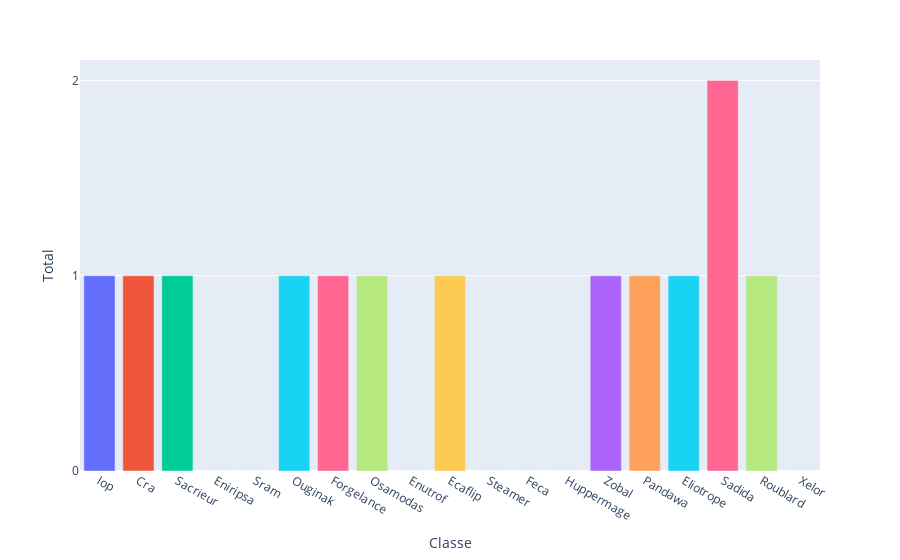

Notebook code cell kept with this figure:
### Code cell
possible_classes = ['Iop','Cra','Sacrieur','Eniripsa','Sram','Ouginak','Forgelance','Osamodas','Enutrof','Ecaflip','Steamer','Feca','Huppermage','Zobal','Pandawa','Eliotrope','Sadida','Roublard','Xelor']
class_values = data['Classe'].value_counts()
full_classes = pd.DataFrame({
    'Classe': possible_classes,
    'Total': [class_values.get(classe, 0) for classe in possible_classes]
})

full_classes['Qui?'] = full_classes['Classe'].apply(
    lambda x: data[data['Classe'] == x]['Joueur'].to_list()
)

fig = px.bar(full_classes, x='Classe', y='Total',hover_data={'Classe':False,'Total':False,'Qui?':True}, color = 'Classe')
fig.update_layout(yaxis=dict(nticks=int(full_classes['Total'].max())+1), showlegend=False)
fig.show()

### Figure 1 — Plotly figure (JSON) as saved in the notebook; plotly's stock layout.template omitted (floating-point values rounded to 4 significant figures)
{"data": [{"alignmentgroup": "True", "customdata": [[["Firoux"]]], "hovertemplate": "Qui?=%{customdata[0]}<extra></extra>", "legendgroup": "Iop", "marker": {"color": "#636efa", "pattern": {"shape": ""}}, "name": "Iop", "offsetgroup": "Iop", "orientation": "v", "showlegend": true, "textposition": "auto", "type": "bar", "x": ["Iop"], "xaxis": "x", "y": [1], "yaxis": "y"}, {"alignmentgroup": "True", "customdata": [[["Onizuka"]]], "hovertemplate": "Qui?=%{customdata[0]}<extra></extra>", "legendgroup": "Cra", "marker": {"color": "#EF553B", "pattern": {"shape": ""}}, "name": "Cra", "offsetgroup": "Cra", "orientation": "v", "showlegend": true, "textposition": "auto", "type": "bar", "x": ["Cra"], "xaxis": "x", "y": [1], "yaxis": "y"}, {"alignmentgroup": "True", "customdata": [[["Gojiro"]]], "hovertemplate": "Qui?=%{customdata[0]}<extra></extra>", "legendgroup": "Sacrieur", "marker": {"color": "#00cc96", "pattern": {"shape": ""}}, "name": "Sacrieur", "offsetgroup": "Sacrieur", "orientation": "v", "showlegend": true, "textposition": "auto", "type": "bar", "x": ["Sacrieur"], "xaxis": "x", "y": [1], "yaxis": "y"}, {"alignmentgroup": "True", "customdata": [[[]]], "hovertemplate": "Qui?=%{customdata[0]}<extra></extra>", "legendgroup": "Eniripsa", "marker": {"color": "#ab63fa", "pattern": {"shape": ""}}, "name": "Eniripsa", "offsetgroup": "Eniripsa", "orientation": "v", "showlegend": true, "textposition": "auto", "type": "bar", "x": ["Eniripsa"], "xaxis": "x", "y": [0], "yaxis": "y"}, {"alignmentgroup": "True", "customdata": [[[]]], "hovertemplate": "Qui?=%{customdata[0]}<extra></extra>", "legendgroup": "Sram", "marker": {"color": "#FFA15A", "pattern": {"shape": ""}}, "name": "Sram", "offsetgroup": "Sram", "orientation": "v", "showlegend": true, "textposition": "auto", "type": "bar", "x": ["Sram"], "xaxis": "x", "y": [0], "yaxis": "y"}, {"alignmentgroup": "True", "customdata": [[["Cenuros"]]], "hovertemplate": "Qui?=%{customdata[0]}<extra></extra>", "legendgroup": "Ouginak", "marker": {"color": "#19d3f3", "pattern": {"shape": ""}}, "name": "Ouginak", "offsetgroup": "Ouginak", "orientation": "v", "showlegend": true, "textposition": "auto", "type": "bar", "x": ["Ouginak"], "xaxis": "x", "y": [1], "yaxis": "y"}, {"alignmentgroup": "True", "customdata": [[["Jojopanis"]]], "hovertemplate": "Qui?=%{customdata[0]}<extra></extra>", "legendgroup": "Forgelance", "marker": {"color": "#FF6692", "pattern": {"shape": ""}}, "name": "Forgelance", "offsetgroup": "Forgelance", "orientation": "v", "showlegend": true, "textposition": "auto", "type": "bar", "x": ["Forgelance"], "xaxis": "x", "y": [1], "yaxis": "y"}, {"alignmentgroup": "True", "customdata": [[["Netweeks"]]], "hovertemplate": "Qui?=%{customdata[0]}<extra></extra>", "legendgroup": "Osamodas", "marker": {"color": "#B6E880", "pattern": {"shape": ""}}, "name": "Osamodas", "offsetgroup": "Osamodas", "orientation": "v", "showlegend": true, "textposition": "auto", "type": "bar", "x": ["Osamodas"], "xaxis": "x", "y": [1], "yaxis": "y"}, {"alignmentgroup": "True", "customdata": [[[]]], "hovertemplate": "Qui?=%{customdata[0]}<extra></extra>", "legendgroup": "Enutrof", "marker": {"color": "#FF97FF", "pattern": {"shape": ""}}, "name": "Enutrof", "offsetgroup": "Enutrof", "orientation": "v", "showlegend": true, "textposition": "auto", "type": "bar", "x": ["Enutrof"], "xaxis": "x", "y": [0], "yaxis": "y"}, {"alignmentgroup": "True", "customdata": [[["Zaridem"]]], "hovertemplate": "Qui?=%{customdata[0]}<extra></extra>", "legendgroup": "Ecaflip", "marker": {"color": "#FECB52", "pattern": {"shape": ""}}, "name": "Ecaflip", "offsetgroup": "Ecaflip", "orientation": "v", "showlegend": true, "textposition": "auto", "type": "bar", "x": ["Ecaflip"], "xaxis": "x", "y": [1], "yaxis": "y"}, {"alignmentgroup": "True", "customdata": [[[]]], "hovertemplate": "Qui?=%{customdata[0]}<extra></extra>", "legendgroup": "Steamer", "marker": {"color": "#636efa", "pattern": {"shape": ""}}, "name": "Steamer", "offsetgroup": "Steamer", "orientation": "v", "showlegend": true, "textposition": "auto", "type": "bar", "x": ["Steamer"], "xaxis": "x", "y": [0], "yaxis": "y"}, {"alignmentgroup": "True", "customdata": [[[]]], "hovertemplate": "Qui?=%{customdata[0]}<extra></extra>", "legendgroup": "Feca", "marker": {"color": "#EF553B", "pattern": {"shape": ""}}, "name": "Feca", "offsetgroup": "Feca", "orientation": "v", "showlegend": true, "textposition": "auto", "type": "bar", "x": ["Feca"], "xaxis": "x", "y": [0], "yaxis": "y"}, {"alignmentgroup": "True", "customdata": [[[]]], "hovertemplate": "Qui?=%{customdata[0]}<extra></extra>", "legendgroup": "Huppermage", "marker": {"color": "#00cc96", "pattern": {"shape": ""}}, "name": "Huppermage", "offsetgroup": "Huppermage", "orientation": "v", "showlegend": true, "textposition": "auto", "type": "bar", "x": ["Huppermage"], "xaxis": "x", "y": [0], "yaxis": "y"}, {"alignmentgroup": "True", "customdata": [[["Zarciac"]]], "hovertemplate": "Qui?=%{customdata[0]}<extra></extra>", "legendgroup": "Zobal", "marker": {"color": "#ab63fa", "pattern": {"shape": ""}}, "name": "Zobal", "offsetgroup": "Zobal", "orientation": "v", "showlegend": true, "textposition": "auto", "type": "bar", "x": ["Zobal"], "xaxis": "x", "y": [1], "yaxis": "y"}, {"alignmentgroup": "True", "customdata": [[["Saizoo"]]], "hovertemplate": "Qui?=%{customdata[0]}<extra></extra>", "legendgroup": "Pandawa", "marker": {"color": "#FFA15A", "pattern": {"shape": ""}}, "name": "Pandawa", "offsetgroup": "Pandawa", "orientation": "v", "showlegend": true, "textposition": "auto", "type": "bar", "x": ["Pandawa"], "xaxis": "x", "y": [1], "yaxis": "y"}, {"alignmentgroup": "True", "customdata": [[["Drogon"]]], "hovertemplate": "Qui?=%{customdata[0]}<extra></extra>", "legendgroup": "Eliotrope", "marker": {"color": "#19d3f3", "pattern": {"shape": ""}}, "name": "Eliotrope", "offsetgroup": "Eliotrope", "orientation": "v", "showlegend": true, "textposition": "auto", "type": "bar", "x": ["Eliotrope"], "xaxis": "x", "y": [1], "yaxis": "y"}, {"alignmentgroup": "True", "customdata": [[["Lethaline", "Luna"]]], "hovertemplate": "Qui?=%{customdata[0]}<extra></extra>", "legendgroup": "Sadida", "marker": {"color": "#FF6692", "pattern": {"shape": ""}}, "name": "Sadida", "offsetgroup": "Sadida", "orientation": "v", "showlegend": true, "textposition": "auto", "type": "bar", "x": ["Sadida"], "xaxis": "x", "y": [2], "yaxis": "y"}, {"alignmentgroup": "True", "customdata": [[["Varrigan"]]], "hovertemplate": "Qui?=%{customdata[0]}<extra></extra>", "legendgroup": "Roublard", "marker": {"color": "#B6E880", "pattern": {"shape": ""}}, "name": "Roublard", "offsetgroup": "Roublard", "orientation": "v", "showlegend": true, "textposition": "auto", "type": "bar", "x": ["Roublard"], "xaxis": "x", "y": [1], "yaxis": "y"}, {"alignmentgroup": "True", "customdata": [[[]]], "hovertemplate": "Qui?=%{customdata[0]}<extra></extra>", "legendgroup": "Xelor", "marker": {"color": "#FF97FF", "pattern": {"shape": ""}}, "name": "Xelor", "offsetgroup": "Xelor", "orientation": "v", "showlegend": true, "textposition": "auto", "type": "bar", "x": ["Xelor"], "xaxis": "x", "y": [0], "yaxis": "y"}], "layout": {"barmode": "relative", "legend": {"title": {"text": "Classe"}, "tracegroupgap": 0}, "margin": {"t": 60}, "showlegend": false, "xaxis": {"anchor": "y", "categoryarray": ["Iop", "Cra", "Sacrieur", "Eniripsa", "Sram", "Ouginak", "Forgelance", "Osamodas", "Enutrof", "Ecaflip", "Steamer", "Feca", "Huppermage", "Zobal", "Pandawa", "Eliotrope", "Sadida", "Roublard", "Xelor"], "categoryorder": "array", "domain": [0, 1], "title": {"text": "Classe"}}, "yaxis": {"anchor": "x", "domain": [0, 1], "nticks": 3, "title": {"text": "Total"}}}}
